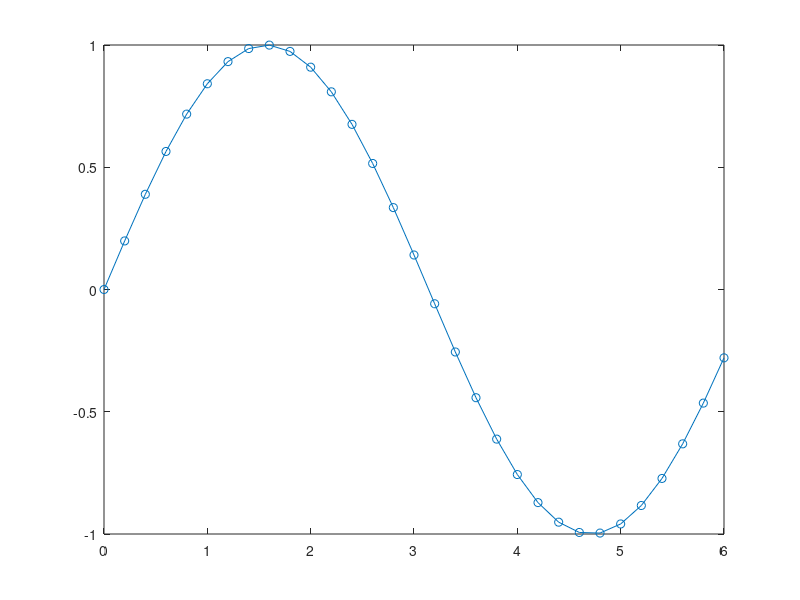

The MATLAB script that drew this image: (Note: this script raises an error after producing the figure.)
%% Leading and Trailing Windows

x = 0:0.2:6;
y = sin(x);
plot(x,y,"o-")

% Task 1
trail4med = smoothdata(y,"movmedian",[3 0]);

% Task 2
hold on
plot(x,trail4med,".-")
hold off

% Task 3
lead4med = smoothdata(y,"movmedian",[0 3]);

% Task 4
hold on
plot(x,lead4med,".-")
hold off
